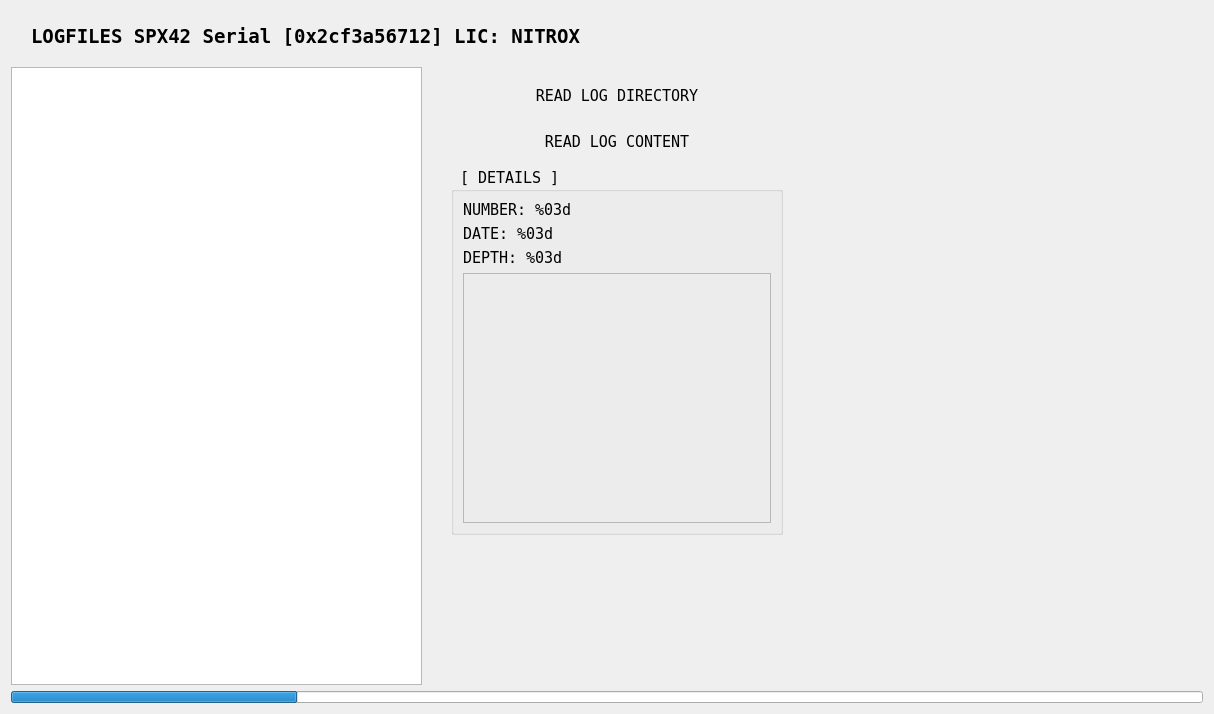
<?xml version="1.0" encoding="UTF-8"?>
<ui version="4.0">
 <class>LogFragment</class>
 <widget class="QWidget" name="LogFragment">
  <property name="geometry">
   <rect>
    <x>0</x>
    <y>0</y>
    <width>1214</width>
    <height>714</height>
   </rect>
  </property>
  <property name="font">
   <font>
    <family>DejaVu Sans Mono</family>
    <pointsize>11</pointsize>
   </font>
  </property>
  <property name="windowTitle">
   <string>Form</string>
  </property>
  <property name="locale">
   <locale language="English" country="UnitedStates"/>
  </property>
  <layout class="QVBoxLayout" name="verticalLayout">
   <item>
    <widget class="QWidget" name="widget" native="true">
     <property name="minimumSize">
      <size>
       <width>800</width>
       <height>50</height>
      </size>
     </property>
     <property name="maximumSize">
      <size>
       <width>1024</width>
       <height>50</height>
      </size>
     </property>
     <layout class="QHBoxLayout" name="horizontalLayout_2">
      <property name="spacing">
       <number>0</number>
      </property>
      <property name="leftMargin">
       <number>0</number>
      </property>
      <property name="topMargin">
       <number>0</number>
      </property>
      <property name="rightMargin">
       <number>0</number>
      </property>
      <property name="bottomMargin">
       <number>0</number>
      </property>
      <item>
       <spacer name="horizontalSpacer">
        <property name="orientation">
         <enum>Qt::Horizontal</enum>
        </property>
        <property name="sizeType">
         <enum>QSizePolicy::Maximum</enum>
        </property>
        <property name="sizeHint" stdset="0">
         <size>
          <width>20</width>
          <height>20</height>
         </size>
        </property>
       </spacer>
      </item>
      <item>
       <widget class="QLabel" name="tabHeaderLabel">
        <property name="minimumSize">
         <size>
          <width>0</width>
          <height>20</height>
         </size>
        </property>
        <property name="maximumSize">
         <size>
          <width>16777215</width>
          <height>40</height>
         </size>
        </property>
        <property name="font">
         <font>
          <pointsize>14</pointsize>
          <weight>75</weight>
          <bold>true</bold>
         </font>
        </property>
        <property name="text">
         <string>LOGFILES SPX42 Serial [0x2cf3a56712] LIC: NITROX</string>
        </property>
       </widget>
      </item>
      <item>
       <spacer name="horizontalSpacer_2">
        <property name="orientation">
         <enum>Qt::Horizontal</enum>
        </property>
        <property name="sizeHint" stdset="0">
         <size>
          <width>40</width>
          <height>20</height>
         </size>
        </property>
       </spacer>
      </item>
     </layout>
    </widget>
   </item>
   <item>
    <widget class="QWidget" name="bodyWidget" native="true">
     <property name="minimumSize">
      <size>
       <width>0</width>
       <height>500</height>
      </size>
     </property>
     <layout class="QHBoxLayout" name="horizontalLayout">
      <property name="spacing">
       <number>0</number>
      </property>
      <property name="leftMargin">
       <number>0</number>
      </property>
      <property name="topMargin">
       <number>0</number>
      </property>
      <property name="rightMargin">
       <number>0</number>
      </property>
      <property name="bottomMargin">
       <number>0</number>
      </property>
      <item>
       <widget class="QListView" name="logentryListView">
        <property name="minimumSize">
         <size>
          <width>350</width>
          <height>0</height>
         </size>
        </property>
        <property name="maximumSize">
         <size>
          <width>450</width>
          <height>16777215</height>
         </size>
        </property>
        <property name="font">
         <font>
          <family>DejaVu Sans Mono</family>
          <pointsize>11</pointsize>
          <weight>75</weight>
          <bold>true</bold>
         </font>
        </property>
        <property name="statusTip">
         <string>log directory from connected SPX42 (push read log directory)...</string>
        </property>
        <property name="frameShadow">
         <enum>QFrame::Plain</enum>
        </property>
       </widget>
      </item>
      <item>
       <spacer name="centerHorizontalSpacer">
        <property name="orientation">
         <enum>Qt::Horizontal</enum>
        </property>
        <property name="sizeType">
         <enum>QSizePolicy::Maximum</enum>
        </property>
        <property name="sizeHint" stdset="0">
         <size>
          <width>20</width>
          <height>20</height>
         </size>
        </property>
       </spacer>
      </item>
      <item>
       <widget class="QWidget" name="DetailAndCommandWidget" native="true">
        <property name="minimumSize">
         <size>
          <width>350</width>
          <height>0</height>
         </size>
        </property>
        <property name="maximumSize">
         <size>
          <width>450</width>
          <height>16777215</height>
         </size>
        </property>
        <layout class="QVBoxLayout" name="verticalLayout_2">
         <item>
          <widget class="QPushButton" name="readLogdirPushButton">
           <property name="minimumSize">
            <size>
             <width>0</width>
             <height>40</height>
            </size>
           </property>
           <property name="font">
            <font>
             <family>DejaVu Sans Mono</family>
             <pointsize>11</pointsize>
            </font>
           </property>
           <property name="statusTip">
            <string>read log directory...</string>
           </property>
           <property name="styleSheet">
            <string notr="true"/>
           </property>
           <property name="text">
            <string>READ LOG DIRECTORY</string>
           </property>
           <property name="flat">
            <bool>true</bool>
           </property>
          </widget>
         </item>
         <item>
          <widget class="QPushButton" name="readLogContentPushButton">
           <property name="minimumSize">
            <size>
             <width>0</width>
             <height>40</height>
            </size>
           </property>
           <property name="statusTip">
            <string>read logfile content if left selected...</string>
           </property>
           <property name="text">
            <string>READ LOG CONTENT</string>
           </property>
           <property name="flat">
            <bool>true</bool>
           </property>
          </widget>
         </item>
         <item>
          <widget class="QGroupBox" name="detailsGroupBox">
           <property name="statusTip">
            <string>details from log if on of entrys selected...</string>
           </property>
           <property name="title">
            <string> [ DETAILS ]</string>
           </property>
           <property name="flat">
            <bool>false</bool>
           </property>
           <layout class="QVBoxLayout" name="verticalLayout_3">
            <item>
             <widget class="QLabel" name="diveNumberLabel">
              <property name="text">
               <string>NUMBER: %03d</string>
              </property>
             </widget>
            </item>
            <item>
             <widget class="QLabel" name="diveDateLabel">
              <property name="text">
               <string>DATE: %03d</string>
              </property>
             </widget>
            </item>
            <item>
             <widget class="QLabel" name="diveDepthLabel">
              <property name="text">
               <string>DEPTH: %03d</string>
              </property>
             </widget>
            </item>
            <item>
             <widget class="QFrame" name="diveProfilFrame">
              <property name="minimumSize">
               <size>
                <width>0</width>
                <height>250</height>
               </size>
              </property>
              <property name="frameShape">
               <enum>QFrame::StyledPanel</enum>
              </property>
              <property name="frameShadow">
               <enum>QFrame::Raised</enum>
              </property>
             </widget>
            </item>
           </layout>
          </widget>
         </item>
         <item>
          <spacer name="verticalSpacer">
           <property name="orientation">
            <enum>Qt::Vertical</enum>
           </property>
           <property name="sizeHint" stdset="0">
            <size>
             <width>20</width>
             <height>40</height>
            </size>
           </property>
          </spacer>
         </item>
        </layout>
       </widget>
      </item>
      <item>
       <spacer name="leftHorizontalSpacer">
        <property name="orientation">
         <enum>Qt::Horizontal</enum>
        </property>
        <property name="sizeHint" stdset="0">
         <size>
          <width>40</width>
          <height>20</height>
         </size>
        </property>
       </spacer>
      </item>
     </layout>
    </widget>
   </item>
   <item>
    <widget class="QProgressBar" name="transferProgressBar">
     <property name="minimumSize">
      <size>
       <width>0</width>
       <height>12</height>
      </size>
     </property>
     <property name="maximumSize">
      <size>
       <width>16777215</width>
       <height>12</height>
      </size>
     </property>
     <property name="statusTip">
      <string>transfer status...</string>
     </property>
     <property name="value">
      <number>24</number>
     </property>
     <property name="textVisible">
      <bool>false</bool>
     </property>
     <property name="format">
      <string notr="true">%p%</string>
     </property>
    </widget>
   </item>
  </layout>
 </widget>
 <resources/>
 <connections/>
</ui>
